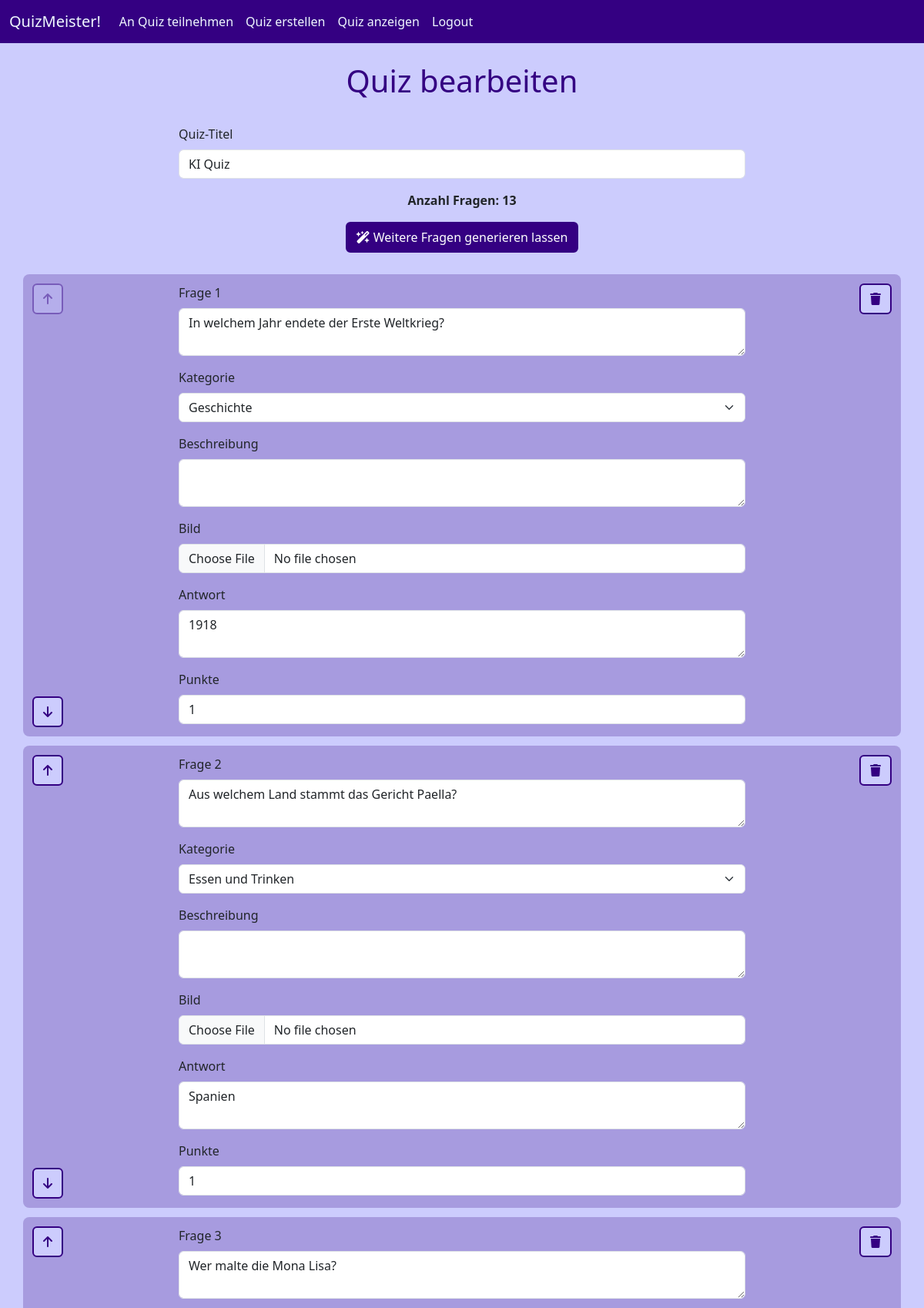
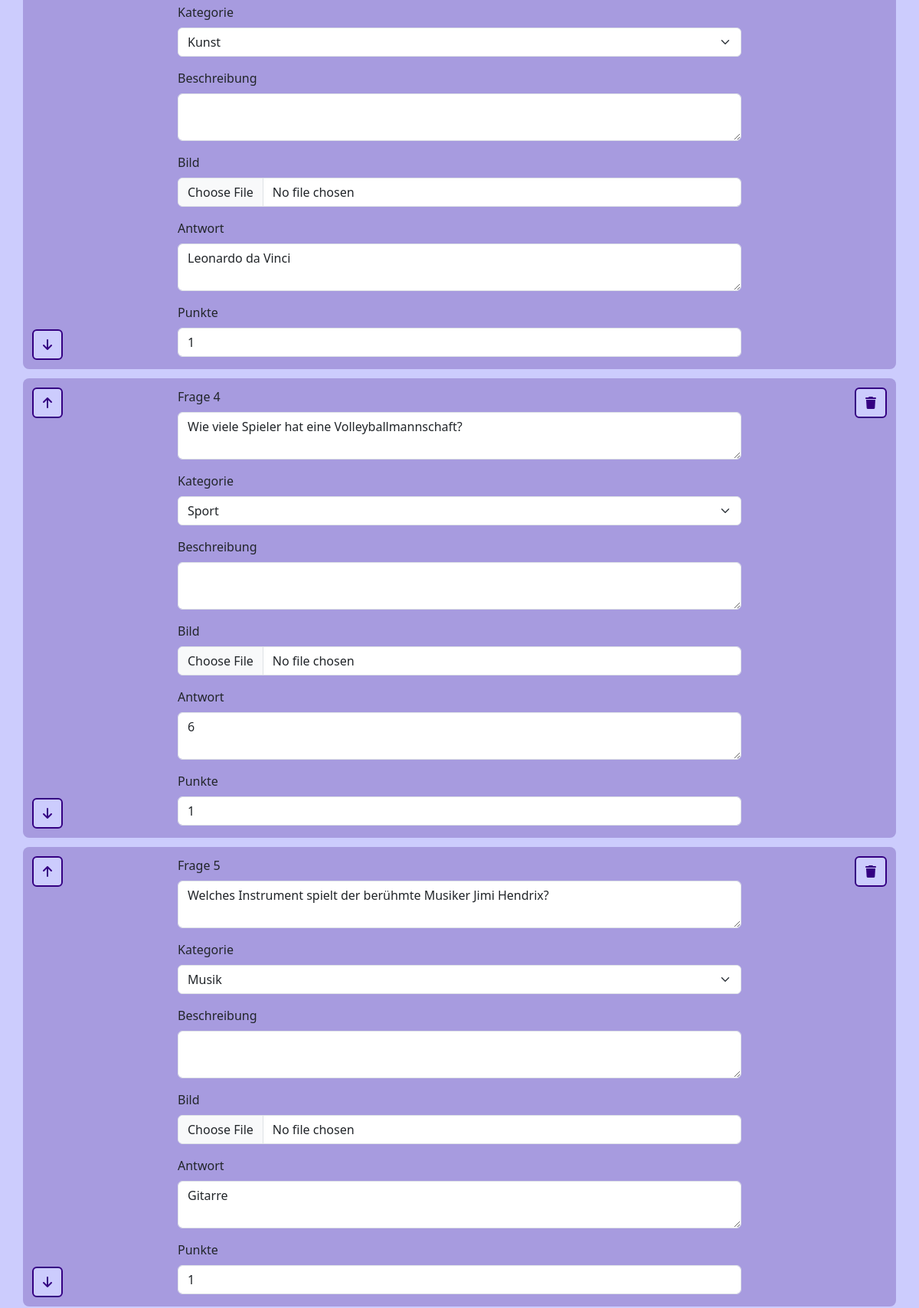
Page /editquiz/10 (signed in, upper part) on the committed database (2 pictures, top to bottom).
### tables this page shows
CREATE TABLE quizzes (quiz_id INTEGER PRIMARY KEY AUTOINCREMENT, title TEXT NOT NULL, number_of_questions INTEGER, user_id INTEGER NOT NULL);

CREATE TABLE questions (quiz_id INTEGER NOT NULL, question_id INTEGER NOT NULL, question TEXT NOT NULL, category TEXT NOT NULL, description TEXT, image TEXT, answer TEXT NOT NULL, points NUMERIC NOT NULL, PRIMARY KEY (quiz_id, question_id));

### quizzy.py (the view, shortened to what this page needs)
@app.route("/editquiz/<int:quiz_id>", methods=["GET", "POST"])
def editquiz(quiz_id):
    with sqlite3.connect("quizzy.db") as con:
        cur = con.cursor()
        cur.execute("SELECT * FROM quizzes WHERE quiz_id = (?)", (quiz_id,))
        quiz = cur.fetchone()
        cur.execute("SELECT * FROM questions WHERE quiz_id = (?)", (quiz_id,))
        questions = cur.fetchall()
    if quiz == None:
        return "Quiz nicht gefunden.", 404
    else:
        return render_template("editquiz.html", quiz=quiz, questions=questions)

### quizzy.py (called while the page is built)
@app.before_request
def require_login():
    allowed_routes = ["register", "login", "static"]
    if "username" not in session and request.endpoint not in allowed_routes:
        return redirect(url_for("login"))

### templates/editquiz.html (shortened to what this page needs)
<!DOCTYPE html>
<html lang="en">
{% include 'head.html' %}
<body>
    {% include 'navbar.html' %}
    <h1>Quiz bearbeiten</h1>
    <div class="container text-start">
        <form action="{{ url_for('editquiz', quiz_id=quiz[0]) }}" method="POST" enctype="multipart/form-data">
            <div class="row justify-content-center">
                <div class="col-8">
                    <div class="mb-3">
                        <label class="form-label">Quiz-Titel</label>
                        <input class="form-control" type="text" name="title" value="{{ quiz[1] }}" required></input>
                    </div>
                    <div class="text-center">
                        <div class="mb-3"><strong>Anzahl Fragen: <span id="question-counter">{{ quiz[2]
                                    }}</span></strong></div>
                        <button type="button" class="btn btn-secondary mb-3" data-bs-toggle="modal"
                            data-bs-target="#generateQuestionsModal"><i class="fa-solid fa-wand-magic-sparkles"></i>
                            Weitere Fragen generieren lassen</button>
                    </div>
                </div>
            </div>
            <div id="questions">
                {% for question in questions %}
                <div class="question" id="question-{{ question[1]-1 }}">
                    <div class="row justify-content-center with-background" style="padding-top: 12px;margin-top: 12px;">
                        <div class="col-2 position-relative">
                            <div class="position-absolute top-0 start-0"><button class="btn btn-primary"
                                    id="move-up-btn-{{ question[1]-1 }}" type="button" style="margin-left: 12px;"
                                    onclick="moveQuestionUp('{{ question[1]-1 }}')" {{ "disabled" if question[1]-1==0
                                    }}><i class="fa-solid fa-arrow-up"></i></button></div>
                            <div class="position-absolute bottom-0 start-0"><button class="btn btn-primary"
                                    id="move-down-btn-{{ question[1]-1 }}" type="button"
                                    style="margin-left: 12px; margin-bottom: 12px;"
                                    onclick="moveQuestionDown('{{ question[1]-1 }}')" {{ "disabled" if
                                    question[1]==questions|length }}><i class="fa-solid fa-arrow-down"></i></button>
                            </div>
                        </div>
                        <div class="col-8">
                            <div class="mb-3">
                                <label name="inputQuestion" class="form-label">Frage {{ question[1]
                                    }}</label>
                                <textarea class="form-control" type="text" id="question" rows="2"
                                    name="questions[{{ question[1]-1 }}][question]"
                                    required>{{  question[2] }}</textarea>
                            </div>
                            <div class="mb-3">
                                <label class="form-label">Kategorie</label>
                                <select class="form-select" id="category"
                                    name="questions[{{ question[1]-1 }}][category]" required>
                                    <option {{ "selected" if question[3]=="Essen und Trinken" }}>Essen und Trinken
                                    </option>
                                    <option {{ "selected" if question[3]=="Geschichte" }}>Geschichte</option>
                                    <option {{ "selected" if question[3]=="Kunst" }}>Kunst</option>
                                    <option {{ "selected" if question[3]=="Musik" }}>Musik</option>
                                    <option {{ "selected" if question[3]=="Sport" }}>Sport</option>
                                </select>
                            </div>
                            <div class="mb-3">
                                <label class="form-label">Beschreibung</label>
                                <textarea class="form-control" type="text" id="description" rows="2"
                                    name="questions[{{ question[1]-1 }}][description]">{{ question[4] }}</textarea>
                            </div>
                            {% if question[5] != None %}
                            <div class="mb-3" id="image-{{ question[1]-1 }}">
                                <input class="form-control" type="text" id="image-filename"
                                    name="questions[{{ question[1]-1 }}][image-filename]" value="{{ question[5] }}"
                                    hidden></input>
                                <label class="form-label">Bild</label><br>
                                <img class="img-fluid" style="max-width: 60%;"
                                    src="../static/FileUploads/{{ question[5] }}"></img></p>
                                <button class="btn btn-primary" type="button"
                                    onclick="deleteImage('{{ question[1]-1 }}')"><i class="fa-solid fa-trash"></i> Bild
                                    löschen oder ändern</button>
                            </div>
                            {% else %}
                            <div class="mb-3">
                                <label class="form-label">Bild</label>
                                <input class="form-control" type="file" id="image"
                                    name="questions[{{ question[1]-1 }}][image]"></input>
                            </div>
                            {% endif %}
                            <div class="mb-3">
                                <label class="form-label">Antwort</label>
                                <textarea class="form-control" type="text" id="answer" rows="2"
                                    name="questions[{{ question[1]-1 }}][answer]" required>{{ question[6] }}</textarea>
                            </div>
                            <div class="mb-3">
                                <label class="form-label">Punkte</label>
                                <input class="form-control" type="number" id="points"
                                    name="questions[{{ question[1]-1 }}][points]" value="{{ question[7] }}" min="0"
                                    max="5" step="0.5" required></input>
                            </div>
                        </div>
                        <div class="col-2 text-end">
                            <button class="btn btn-primary" type="button" id="delete-question-btn-{{ question[1]-1 }}"
                                onclick="deleteQuestion('{{ question[1]-1 }}')" {{ "disabled" if questions|length==1
                                }}><i class="fa-solid fa-trash"></i></button>
                        </div>
                    </div>
                </div>
                {% endfor %}
            </div>
        </form>
    </div>
</body>
</html>

### templates/head.html (shortened to what this page needs)
<head>
    <link href="https://cdn.jsdelivr.net/npm/bootstrap@5.3.3/dist/css/bootstrap.min.css" rel="stylesheet"
>
    <link rel="stylesheet" href="https://cdnjs.cloudflare.com/ajax/libs/font-awesome/6.6.0/css/all.min.css">
    <link rel="stylesheet" href="{{ url_for('static', filename='style.css') }}">
</head>

### templates/navbar.html (shortened to what this page needs)
<nav class="navbar navbar-expand-lg bg-body-tertiary">
    <div class="container-fluid">
        <a class="navbar-brand mb-0 h1" href="/" style="color: aliceblue;">QuizMeister!</a>
        <div class="navbar-collapse collapse" id="navbar-index">
            <ul class="navbar-nav me-auto mb-2 mb-lg-0">
                <li class="nav-item">
                    <a class="nav-link" aria-current="page" href="{{ url_for('playquiz') }}"
                        style="color: aliceblue;">An Quiz teilnehmen</a>
                </li>
                <li class="nav-item">
                    <a class="nav-link" aria-current="page" href="{{ url_for('createquiz') }}"
                        style="color: aliceblue;">Quiz erstellen</a>
                </li>
                <li class="nav-item">
                    <a class="nav-link" aria-current="page" href="{{ url_for('quizoverview') }}"
                        style="color: aliceblue;">Quiz anzeigen</a>
                </li>
                <li class="nav-item">
                    <a class="nav-link" aria-current="page" href="{{ url_for('logout') }}"
                        style="color: aliceblue;">Logout</a>
                </li>
            </ul>
        </div>
    </div>
</nav>

### static/style.css (style rules this page uses)
body { text-align: center; background-color: #ccccfd; }
a { color: rgb(52, 0, 130); }
h1 { color: rgb(52, 0, 130); padding-top: 25px; padding-bottom: 25px; }
ul { list-style-type: none; }
.navbar-expand-lg { background-color: rgb(52, 0, 130) !important; }
.btn-primary { background-color: #ccccfd; border-color: rgb(52, 0, 130); border-width: 2px; color: rgb(52, 0, 130); font-weight: 500; }
.btn-primary:disabled { background-color: #ccccfd; border-color: rgb(52, 0, 130); border-width: 2px; color: rgb(52, 0, 130); font-weight: 500; opacity: 40%; }
.btn-secondary { background-color: rgb(52, 0, 130); border-color: rgb(52, 0, 130); font-weight: 500; border-width: 2px; }
.with-background { background-color: rgba(52, 0, 130, 0.244); border-style: solid; border-width: 0px; border-radius: 8px; }

### rows in the picture
quizzes: title "KI Quiz", number_of_questions "13"
questions: question "1", question "In welchem Jahr endete der Erste Weltkrieg?", answer "1918", points "1"
questions: question "2", question "Aus welchem Land stammt das Gericht Paella?", answer "Spanien", points "1"
questions: question "3", question "Wer malte die Mona Lisa?", answer "Leonardo da Vinci", points "1"
questions: question "4", question "Wie viele Spieler hat eine Volleyballmannschaft?", answer "6", points "1"
questions: question "5", question "Welches Instrument spielt der berühmte Musiker Jimi Hendrix?", answer "Gitarre", points "1"
